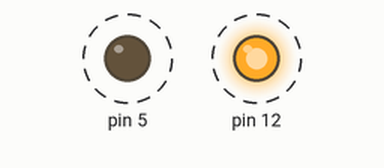
Simulated run of this sketch. Board: Arduino Uno, built with avr-gcc and run on an emulated ATmega328P. Parts: output pins drawn as LEDs (lit = HIGH). Dashed ring = blinking.

Above: at 0.5 s.
Timing chart, 0 to 4.6 s (numbered marks = the images above):
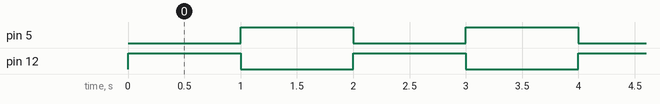

Measured:
- by itself, pin 5, pin 12: alternates HIGH for 1.0 s and LOW for 1.0 s

The sketch:

NicoP_MetroMini_Lesson.ino
```cpp
void setup() {
  // put your setup code here, to run once:
pinMode(12, OUTPUT);
pinMode(5, OUTPUT);
}

void loop() {
  // put your main code here, to run repeatedly:
digitalWrite(12, HIGH);
digitalWrite(5, LOW);
delay(1000);
digitalWrite(12, LOW);
digitalWrite(5, HIGH);
delay(1000);
}
```
